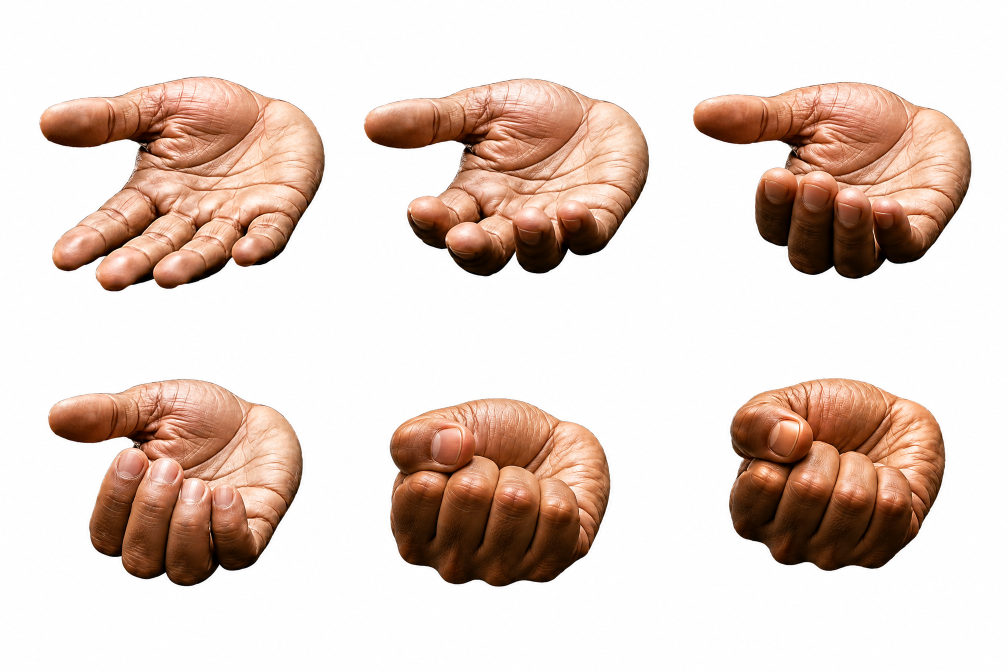
#> input picture projects/47-matrix-choice/assets/gen/fist_strip_v1.png, 2016 x 1344 px (shown at 1/2 size)
$ python cut_strip.py
#> lines starting #> are read from the running program, lines starting #| are printed output that depends on the picture; after the words box and inside, x2 and y2 are one past the last pixel; in counts of white or black regions, pixels touching at a corner belong together
"""Cut the fist-closing strip (assets/gen/fist_strip_v1.png, 3×2, white) into hand_L_close_0..5.png (+ mirrored R).
All six frames are cut with ONE common box relative to their grid cell, so the wrist stays in place when they play
in sequence (the generation kept the wrist fixed inside each cell)."""
from pathlib import Path
import numpy as np
from PIL import Image, ImageOps
import cut_sheets

HERE = Path(__file__).resolve().parent
import sys
SHEET, PREFIX = (sys.argv[1], sys.argv[2]) if len(sys.argv) > 2 else ('fist_strip_v1.png', 'close')
sheet = Image.open(HERE / 'assets' / 'gen' / SHEET).convert('RGB')
#> sheet is the input picture: PIL image 2016x1344 RGB; mean R, G, B 226.5, 209.6, 200.8
cw, ch = sheet.width / 3, sheet.height / 2
#> cw = 672; ch = 672
cells = [sheet.crop((round(c * cw), round(r * ch), round((c + 1) * cw), round((r + 1) * ch))) for r in range(2) for c in range(3)]
#> cells = 6 items
cuts = []
for cell in cells:
    a = np.asarray(cell).astype(np.float32)
    im = cut_sheets.cut(cell) if False else None
    cuts.append(cell)
#> this loop made 6 passes
#> after the loop, cuts = 6 items
# masks per cell with the same method as cut_sheets.cut but WITHOUT cropping
from scipy import ndimage
from PIL import ImageFilter
rgba_cells, boxes = [], []
for cell in cells:
    a = np.asarray(cell).astype(np.float32)
    mx, mn = a.max(-1), a.min(-1)
    bgm = (mn > 232) & (mx - mn < 16)
    lab, _ = ndimage.label(bgm)
    edge = np.unique(np.concatenate([lab[0], lab[-1], lab[:, 0], lab[:, -1]]))
    m = ndimage.binary_fill_holes(ndimage.binary_opening(~np.isin(lab, edge[edge > 0]), iterations=2))
    lab, n = ndimage.label(m)
    if n > 1:
        s = ndimage.sum(m, lab, range(1, n + 1))
        m = lab == 1 + int(np.argmax(s))
    m = ndimage.binary_erosion(m, iterations=1)
    arr = np.asarray(cell.convert('RGBA')).copy()
    al = np.asarray(Image.fromarray((m * 255).astype(np.uint8)).filter(ImageFilter.GaussianBlur(1.1))).astype(np.float32) / 255
    rgb = arr[..., :3].astype(np.float32)
    edge_px = (al > 0) & (al < 0.98)
    fixed = np.clip((rgb - 255 * (1 - al[..., None])) / np.maximum(al[..., None], 0.05), 0, 255)
    arr[..., :3] = np.where(edge_px[..., None], fixed, rgb).astype(np.uint8)
    arr[..., 3] = (al * 255).astype(np.uint8)
    im = Image.fromarray(arr)
    rgba_cells.append(im)
    boxes.append(im.getbbox())
#> this loop made 6 passes
#> pass 1, `bgm = (mn > 232) & (mx - mn < 16)`:
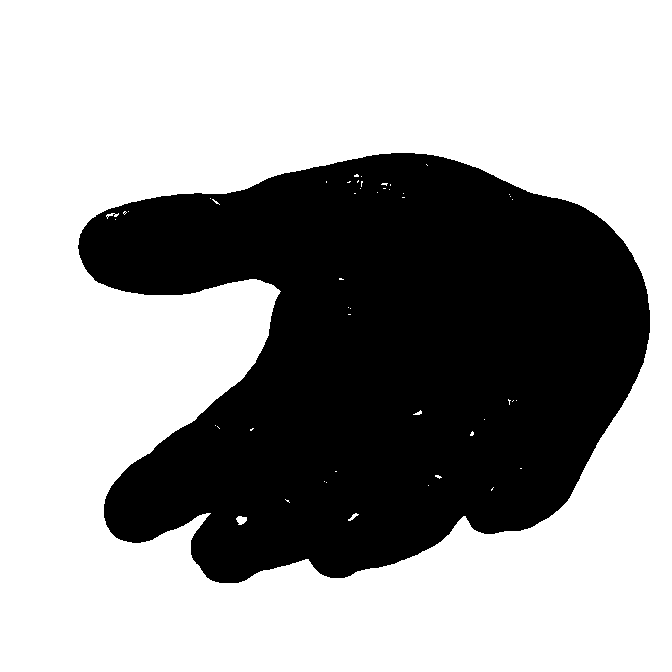
#> bgm: shape (672, 672) bool; 63.1% white; 1 black region, box (x1, y1, x2, y2) and area: (78, 153, 650, 583) 166829
#> pass 1, `lab, _ = ndimage.label(bgm)`:
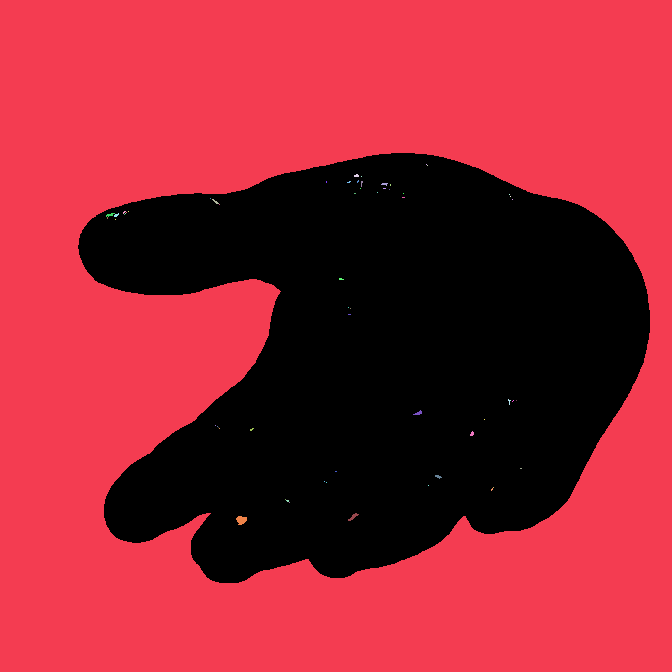
#> lab: shape (672, 672) int32; 63 distinct labels, from 0 to 62; one colour per label, 0 black
#> after the loop:
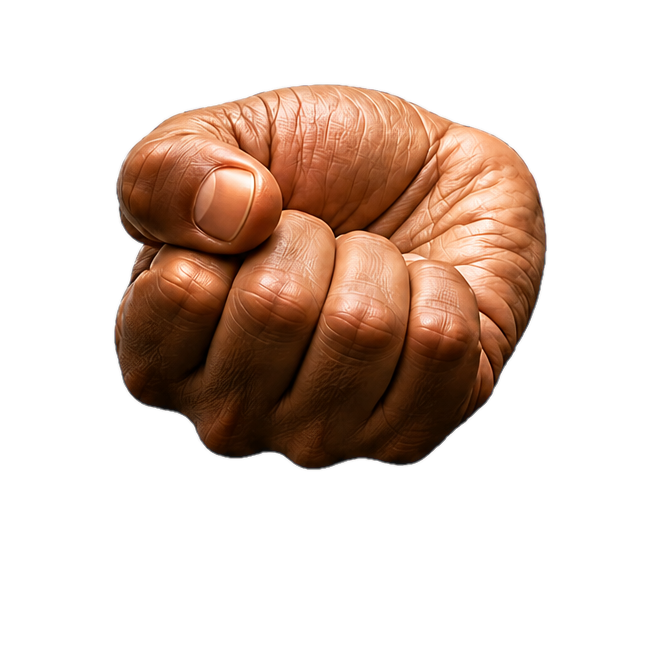
#> arr: shape (672, 672, 4); mean R, G, B, A 219.9, 203.7, 194.7, 75.5; transparent parts drawn white
#> after the loop:
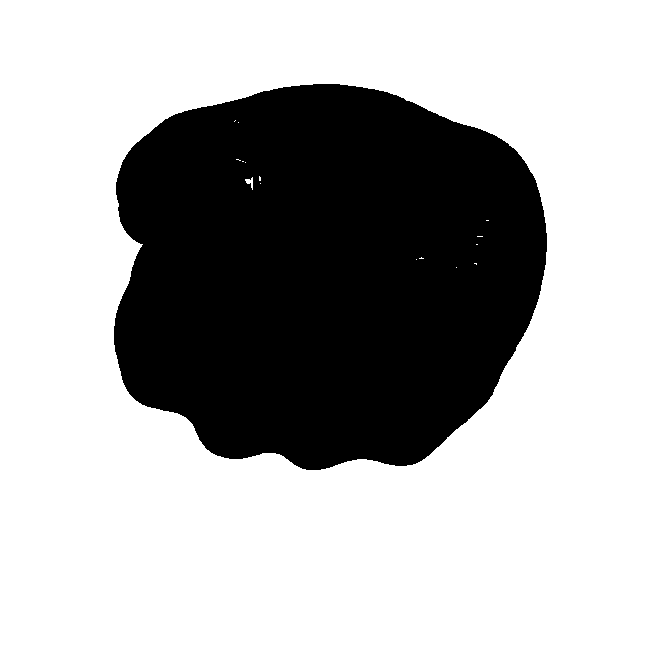
#> bgm: shape (672, 672) bool; 70.1% white; 1 black region, box (x1, y1, x2, y2) and area: (114, 84, 547, 470) 134857
#> after the loop: lab: shape (672, 672) int32; values 0 (black) and 1 (white), 29.9% white; 1 white region, box (x1, y1, x2, y2) and area: (114, 84, 547, 470) 134946
#> after the loop:
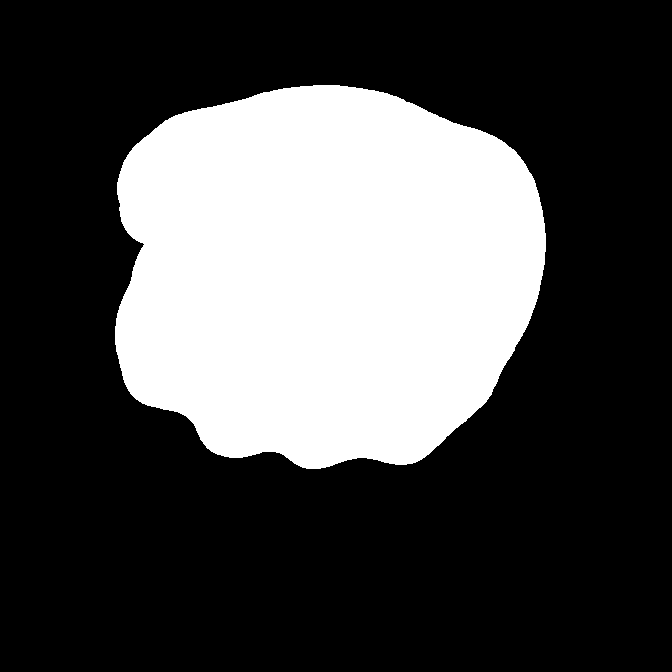
#> m: shape (672, 672) bool; 29.6% white; 1 white region, box (x1, y1, x2, y2) and area: (115, 85, 546, 469) 133690
#> after the loop, boxes = [(76, 151, 652, 585), (53, 155, 628, 555), (39, 162, 601, 560), (94, 84, 608, 503), (105, 122, 551, 504), (112, 82, 549, 472)]; rgba_cells = 6 items
box = (min(b[0] for b in boxes), min(b[1] for b in boxes), max(b[2] for b in boxes), max(b[3] for b in boxes))
#> box = (39, 82, 652, 585)
out = HERE / 'assets' / 'sprites'
for k, im in enumerate(rgba_cells):
    c = im.crop(box)
    c.save(out / f'hand_L_{PREFIX}_{k}.png')
    ImageOps.mirror(c).save(out / f'hand_R_{PREFIX}_{k}.png')
#> this loop made 6 passes
#> pass 1, `ImageOps.mirror(c).save(out / f'hand_R_{PREFIX}_{k}.png')`:
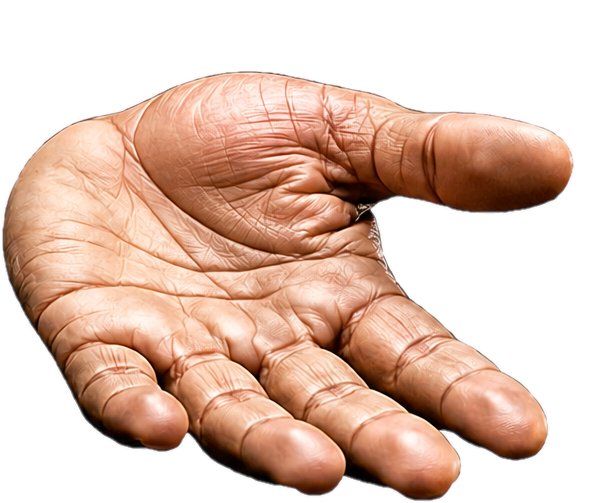
#> saved as hand_R_close_0.png: PIL image 613x503 RGBA; mean R, G, B, A 222.1, 193.1, 178.3, 136.7; transparent parts drawn white
#> after the loop:
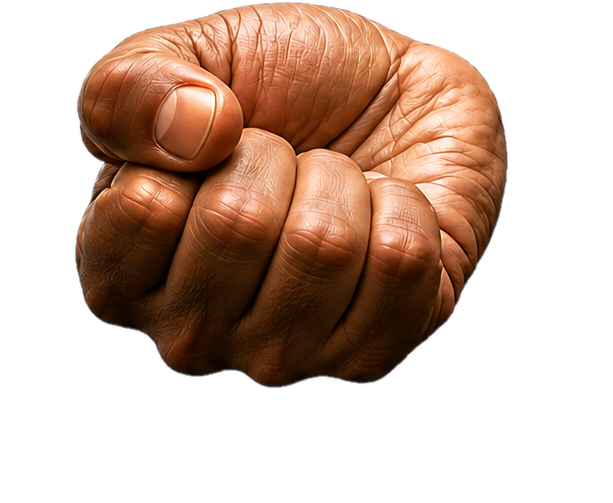
#> c: PIL image 613x503 RGBA; mean R, G, B, A 204.1, 180.4, 167.1, 110.6; transparent parts drawn white
print('box', box, 'size', (box[2] - box[0], box[3] - box[1]))
#| box (39, 82, 652, 585) size (613, 503)
